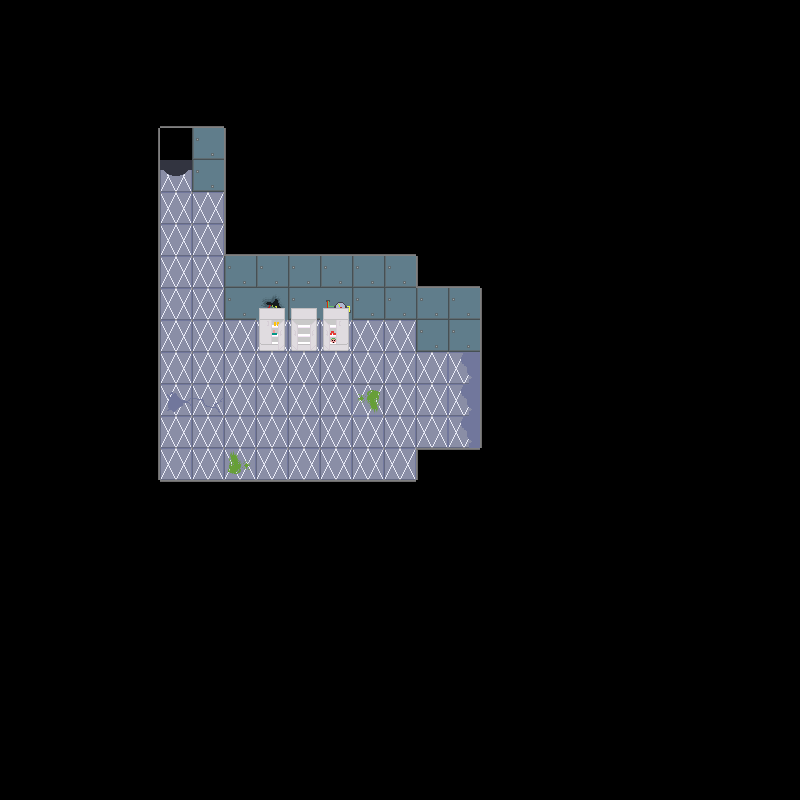

This game map was drawn from its Tiled (.tmx) file and the tilesets committed beside it. A one-line description and the full map source follow:
An orthogonal 25x25 tile map with 32x32 px tiles, 5 tile layers (backgroundLayer, wallLayer, objectLayer, objectAboveLayer, ...), 2 tilesets and 1 object.

<map version="1.2" tiledversion="1.2.3" orientation="orthogonal" renderorder="right-down" width="25" height="25" tilewidth="32" tileheight="32" infinite="0" nextlayerid="7" nextobjectid="3">
 <tileset firstgid="1" name="f2tiles" tilewidth="32" tileheight="32" tilecount="56" columns="8">
  <image source="../../assets/Floor 2/f2spritesheet.png" width="256" height="224" />
 </tileset>
 <tileset firstgid="57" name="f2objs" tilewidth="32" tileheight="32" tilecount="16" columns="4">
  <image source="../../assets/Floor 2/objspritesheet.png" width="128" height="128" />
 </tileset>
 <layer id="1" name="backgroundLayer" width="25" height="25">
  <data encoding="csv">
1,1,1,1,1,1,1,1,1,1,1,1,1,1,1,1,1,1,1,1,1,1,1,1,1,
1,1,1,1,1,1,1,1,1,1,1,1,1,1,1,1,1,1,1,1,1,1,1,1,1,
1,1,1,1,1,1,1,1,1,1,1,1,1,1,1,1,1,1,1,1,1,1,1,1,1,
1,1,1,1,1,1,1,1,1,1,1,1,1,1,1,1,1,1,1,1,1,1,1,1,1,
1,1,1,1,1,1,1,1,1,1,1,1,1,1,1,1,1,1,1,1,1,1,1,1,1,
1,1,1,1,1,12,1,1,1,1,1,1,1,1,1,1,1,1,1,1,1,1,1,1,1,
1,1,1,1,1,36,36,1,1,1,1,1,1,1,1,1,1,1,1,1,1,1,1,1,1,
1,1,1,1,1,36,36,1,1,1,1,1,1,1,1,1,1,1,1,1,1,1,1,1,1,
1,1,1,1,1,36,36,1,1,1,1,1,1,1,1,1,1,1,1,1,1,1,1,1,1,
1,1,1,1,1,36,36,1,1,1,1,1,1,1,1,1,1,1,1,1,1,1,1,1,1,
1,1,1,1,1,36,36,36,36,36,36,36,36,1,1,1,1,1,1,1,1,1,1,1,1,
1,1,1,1,1,36,36,36,36,36,36,36,36,36,2147483687,1,1,1,1,1,1,1,1,1,1,
1,1,1,1,1,41,42,36,36,36,36,3221225516,36,36,2147483687,1,1,1,1,1,1,1,1,1,1,
1,1,1,1,1,36,36,36,36,36,36,36,36,36,2147483687,1,1,1,1,1,1,1,1,1,1,
1,1,1,1,1,36,36,44,36,36,36,36,36,1,1,1,1,1,1,1,1,1,1,1,1,
1,1,1,1,1,1,1,1,1,1,1,1,1,1,1,1,1,1,1,1,1,1,1,1,1,
1,1,1,1,1,1,1,1,1,1,1,1,1,1,1,1,1,1,1,1,1,1,1,1,1,
1,1,1,1,1,1,1,1,1,1,1,1,1,1,1,1,1,1,1,1,1,1,1,1,1,
1,1,1,1,1,1,1,1,1,1,1,1,1,1,1,1,1,1,1,1,1,1,1,1,1,
1,1,1,1,1,1,1,1,1,1,1,1,1,1,1,1,1,1,1,1,1,1,1,1,1,
1,1,1,1,1,1,1,1,1,1,1,1,1,1,1,1,1,1,1,1,1,1,1,1,1,
1,1,1,1,1,1,1,1,1,1,1,1,1,1,1,1,1,1,1,1,1,1,1,1,1,
1,1,1,1,1,1,1,1,1,1,1,1,1,1,1,1,1,1,1,1,1,1,1,1,1,
1,1,1,1,1,1,1,1,1,1,1,1,1,1,1,1,1,1,1,1,1,1,1,1,1,
1,1,1,1,1,1,1,1,1,1,1,1,1,1,1,1,1,1,1,1,1,1,1,1,1
</data>
 </layer>
 <layer id="2" name="wallLayer" width="25" height="25">
  <data encoding="csv">
0,0,0,0,0,0,0,0,0,0,0,0,0,0,0,0,0,0,0,0,0,0,0,0,0,
0,0,0,0,0,0,0,0,0,0,0,0,0,0,0,0,0,0,0,0,0,0,0,0,0,
0,0,0,0,0,0,0,0,0,0,0,0,0,0,0,0,0,0,0,0,0,0,0,0,0,
0,0,0,0,1,7,7,1,0,0,0,0,0,0,0,0,0,0,0,0,0,0,0,0,0,
0,0,0,0,5,0,30,6,0,0,0,0,0,0,0,0,0,0,0,0,0,0,0,0,0,
0,0,0,0,5,0,30,6,0,0,0,0,0,0,0,0,0,0,0,0,0,0,0,0,0,
0,0,0,0,5,0,0,6,0,0,0,0,0,0,0,0,0,0,0,0,0,0,0,0,0,
0,0,0,0,5,0,0,3,7,7,7,7,7,0,0,0,0,0,0,0,0,0,0,0,0,
0,0,0,0,5,0,0,30,30,30,30,30,30,3,7,0,0,0,0,0,0,0,0,0,0,
0,0,0,0,5,0,0,30,20,30,21,30,30,30,30,6,0,0,0,0,0,0,0,0,0,
0,0,0,0,5,0,0,0,0,0,0,0,0,30,30,6,0,0,0,0,0,0,0,0,0,
0,0,0,0,5,0,0,0,0,0,0,0,0,0,0,6,0,0,0,0,0,0,0,0,0,
0,0,0,0,5,0,0,0,0,0,0,0,0,0,0,6,0,0,0,0,0,0,0,0,0,
0,0,0,0,5,0,0,0,0,0,0,0,0,0,0,6,0,0,0,0,0,0,0,0,0,
0,0,0,0,5,0,0,0,0,0,0,0,0,9,2,1,0,0,0,0,0,0,0,0,0,
0,0,0,0,1,2,2,2,2,2,2,2,2,1,0,0,0,0,0,0,0,0,0,0,0,
0,0,0,0,0,0,0,0,0,0,0,0,0,0,0,0,0,0,0,0,0,0,0,0,0,
0,0,0,0,0,0,0,0,0,0,0,0,0,0,0,0,0,0,0,0,0,0,0,0,0,
0,0,0,0,0,0,0,0,0,0,0,0,0,0,0,0,0,0,0,0,0,0,0,0,0,
0,0,0,0,0,0,0,0,0,0,0,0,0,0,0,0,0,0,0,0,0,0,0,0,0,
0,0,0,0,0,0,0,0,0,0,0,0,0,0,0,0,0,0,0,0,0,0,0,0,0,
0,0,0,0,0,0,0,0,0,0,0,0,0,0,0,0,0,0,0,0,0,0,0,0,0,
0,0,0,0,0,0,0,0,0,0,0,0,0,0,0,0,0,0,0,0,0,0,0,0,0,
0,0,0,0,0,0,0,0,0,0,0,0,0,0,0,0,0,0,0,0,0,0,0,0,0,
0,0,0,0,0,0,0,0,0,0,0,0,0,0,0,0,0,0,0,0,0,0,0,0,0
</data>
 </layer>
 <layer id="3" name="objectLayer" width="25" height="25">
  <data encoding="csv">
0,0,0,0,0,0,0,0,0,0,0,0,0,0,0,0,0,0,0,0,0,0,0,0,0,
0,0,0,0,0,0,0,0,0,0,0,0,0,0,0,0,0,0,0,0,0,0,0,0,0,
0,0,0,0,0,0,0,0,0,0,0,0,0,0,0,0,0,0,0,0,0,0,0,0,0,
0,0,0,0,0,0,0,0,0,0,0,0,0,0,0,0,0,0,0,0,0,0,0,0,0,
0,0,0,0,0,0,0,0,0,0,0,0,0,0,0,0,0,0,0,0,0,0,0,0,0,
0,0,0,0,0,0,0,0,0,0,0,0,0,0,0,0,0,0,0,0,0,0,0,0,0,
0,0,0,0,0,0,0,0,0,0,0,0,0,0,0,0,0,0,0,0,0,0,0,0,0,
0,0,0,0,0,0,0,0,0,0,0,0,0,0,0,0,0,0,0,0,0,0,0,0,0,
0,0,0,0,0,0,0,0,0,0,0,0,0,0,0,0,0,0,0,0,0,0,0,0,0,
0,0,0,0,0,0,0,0,0,0,0,0,0,0,0,0,0,0,0,0,0,0,0,0,0,
0,0,0,0,0,0,0,0,66,0,0,0,0,0,0,0,0,0,0,0,0,0,0,0,0,
0,0,0,0,0,0,0,0,0,0,0,0,0,0,0,0,0,0,0,0,0,0,0,0,0,
0,0,0,0,0,0,0,0,0,0,0,0,0,0,0,0,0,0,0,0,0,0,0,0,0,
0,0,0,0,0,0,0,0,0,0,0,0,0,0,0,0,0,0,0,0,0,0,0,0,0,
0,0,0,0,0,0,0,0,0,0,0,0,0,0,0,0,0,0,0,0,0,0,0,0,0,
0,0,0,0,0,0,0,0,0,0,0,0,0,0,0,0,0,0,0,0,0,0,0,0,0,
0,0,0,0,0,0,0,0,0,0,0,0,0,0,0,0,0,0,0,0,0,0,0,0,0,
0,0,0,0,0,0,0,0,0,0,0,0,0,0,0,0,0,0,0,0,0,0,0,0,0,
0,0,0,0,0,0,0,0,0,0,0,0,0,0,0,0,0,0,0,0,0,0,0,0,0,
0,0,0,0,0,0,0,0,0,0,0,0,0,0,0,0,0,0,0,0,0,0,0,0,0,
0,0,0,0,0,0,0,0,0,0,0,0,0,0,0,0,0,0,0,0,0,0,0,0,0,
0,0,0,0,0,0,0,0,0,0,0,0,0,0,0,0,0,0,0,0,0,0,0,0,0,
0,0,0,0,0,0,0,0,0,0,0,0,0,0,0,0,0,0,0,0,0,0,0,0,0,
0,0,0,0,0,0,0,0,0,0,0,0,0,0,0,0,0,0,0,0,0,0,0,0,0,
0,0,0,0,0,0,0,0,0,0,0,0,0,0,0,0,0,0,0,0,0,0,0,0,0
</data>
 </layer>
 <layer id="4" name="objectAboveLayer" width="25" height="25">
  <data encoding="csv">
0,0,0,0,0,0,0,0,0,0,0,0,0,0,0,0,0,0,0,0,0,0,0,0,0,
0,0,0,0,0,0,0,0,0,0,0,0,0,0,0,0,0,0,0,0,0,0,0,0,0,
0,0,0,0,0,0,0,0,0,0,0,0,0,0,0,0,0,0,0,0,0,0,0,0,0,
0,0,0,0,0,0,0,0,0,0,0,0,0,0,0,0,0,0,0,0,0,0,0,0,0,
0,0,0,0,0,0,0,0,0,0,0,0,0,0,0,0,0,0,0,0,0,0,0,0,0,
0,0,0,0,0,0,0,0,0,0,0,0,0,0,0,0,0,0,0,0,0,0,0,0,0,
0,0,0,0,0,0,0,0,0,0,0,0,0,0,0,0,0,0,0,0,0,0,0,0,0,
0,0,0,0,0,0,0,0,0,0,0,0,0,0,0,0,0,0,0,0,0,0,0,0,0,
0,0,0,0,0,0,0,0,0,0,0,0,0,0,0,0,0,0,0,0,0,0,0,0,0,
0,0,0,0,0,0,0,0,63,63,63,0,0,0,0,0,0,0,0,0,0,0,0,0,0,
0,0,0,0,0,0,0,0,0,68,2147483715,0,0,0,0,0,0,0,0,0,0,0,0,0,0,
0,0,0,0,0,0,0,0,0,0,0,0,0,0,0,0,0,0,0,0,0,0,0,0,0,
0,0,0,0,0,0,0,0,0,0,0,0,0,0,0,0,0,0,0,0,0,0,0,0,0,
0,0,0,0,0,0,0,0,0,0,0,0,0,0,0,0,0,0,0,0,0,0,0,0,0,
0,0,0,0,0,0,0,0,0,0,0,0,0,0,0,0,0,0,0,0,0,0,0,0,0,
0,0,0,0,0,0,0,0,0,0,0,0,0,0,0,0,0,0,0,0,0,0,0,0,0,
0,0,0,0,0,0,0,0,0,0,0,0,0,0,0,0,0,0,0,0,0,0,0,0,0,
0,0,0,0,0,0,0,0,0,0,0,0,0,0,0,0,0,0,0,0,0,0,0,0,0,
0,0,0,0,0,0,0,0,0,0,0,0,0,0,0,0,0,0,0,0,0,0,0,0,0,
0,0,0,0,0,0,0,0,0,0,0,0,0,0,0,0,0,0,0,0,0,0,0,0,0,
0,0,0,0,0,0,0,0,0,0,0,0,0,0,0,0,0,0,0,0,0,0,0,0,0,
0,0,0,0,0,0,0,0,0,0,0,0,0,0,0,0,0,0,0,0,0,0,0,0,0,
0,0,0,0,0,0,0,0,0,0,0,0,0,0,0,0,0,0,0,0,0,0,0,0,0,
0,0,0,0,0,0,0,0,0,0,0,0,0,0,0,0,0,0,0,0,0,0,0,0,0,
0,0,0,0,0,0,0,0,0,0,0,0,0,0,0,0,0,0,0,0,0,0,0,0,0
</data>
 </layer>
 <objectgroup id="6" name="doorLayer">
  <object id="2" gid="24" x="160" y="192" width="32" height="32">
   <properties>
    <property name="door" value="up" />
   </properties>
  </object>
 </objectgroup>
 <layer id="5" name="aboveLayer" width="25" height="25">
  <data encoding="csv">
0,0,0,0,0,0,0,0,0,0,0,0,0,0,0,0,0,0,0,0,0,0,0,0,0,
0,0,0,0,0,0,0,0,0,0,0,0,0,0,0,0,0,0,0,0,0,0,0,0,0,
0,0,0,0,0,0,0,0,0,0,0,0,0,0,0,0,0,0,0,0,0,0,0,0,0,
0,0,0,0,0,0,0,0,0,0,0,0,0,0,0,0,0,0,0,0,0,0,0,0,0,
0,0,0,0,0,0,0,0,0,0,0,0,0,0,0,0,0,0,0,0,0,0,0,0,0,
0,0,0,0,0,0,0,0,0,0,0,0,0,0,0,0,0,0,0,0,0,0,0,0,0,
0,0,0,0,0,0,0,0,0,0,0,0,0,0,0,0,0,0,0,0,0,0,0,0,0,
0,0,0,0,0,0,0,0,0,0,0,0,0,0,0,0,0,0,0,0,0,0,0,0,0,
0,0,0,0,0,0,0,0,0,0,0,0,0,0,0,0,0,0,0,0,0,0,0,0,0,
0,0,0,0,0,0,0,0,0,0,0,0,0,0,0,0,0,0,0,0,0,0,0,0,0,
0,0,0,0,0,0,0,0,0,0,0,0,0,0,0,0,0,0,0,0,0,0,0,0,0,
0,0,0,0,0,0,0,0,0,0,0,0,0,0,0,0,0,0,0,0,0,0,0,0,0,
0,0,0,0,0,0,0,0,0,0,0,0,0,0,0,0,0,0,0,0,0,0,0,0,0,
0,0,0,0,0,0,0,0,0,0,0,0,0,0,0,0,0,0,0,0,0,0,0,0,0,
0,0,0,0,0,0,0,0,0,0,0,0,0,0,0,0,0,0,0,0,0,0,0,0,0,
0,0,0,0,0,0,0,0,0,0,0,0,0,0,0,0,0,0,0,0,0,0,0,0,0,
0,0,0,0,0,0,0,0,0,0,0,0,0,0,0,0,0,0,0,0,0,0,0,0,0,
0,0,0,0,0,0,0,0,0,0,0,0,0,0,0,0,0,0,0,0,0,0,0,0,0,
0,0,0,0,0,0,0,0,0,0,0,0,0,0,0,0,0,0,0,0,0,0,0,0,0,
0,0,0,0,0,0,0,0,0,0,0,0,0,0,0,0,0,0,0,0,0,0,0,0,0,
0,0,0,0,0,0,0,0,0,0,0,0,0,0,0,0,0,0,0,0,0,0,0,0,0,
0,0,0,0,0,0,0,0,0,0,0,0,0,0,0,0,0,0,0,0,0,0,0,0,0,
0,0,0,0,0,0,0,0,0,0,0,0,0,0,0,0,0,0,0,0,0,0,0,0,0,
0,0,0,0,0,0,0,0,0,0,0,0,0,0,0,0,0,0,0,0,0,0,0,0,0,
0,0,0,0,0,0,0,0,0,0,0,0,0,0,0,0,0,0,0,0,0,0,0,0,0
</data>
 </layer>
</map>
